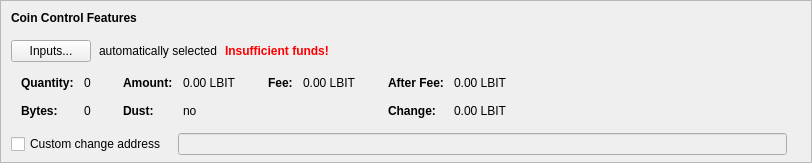
    <widget class="QFrame" name="frameCoinControl">
     <property name="sizePolicy">
      <sizepolicy hsizetype="Expanding" vsizetype="Expanding">
       <horstretch>0</horstretch>
       <verstretch>0</verstretch>
      </sizepolicy>
     </property>
     <property name="maximumSize">
      <size>
       <width>16777215</width>
       <height>16777215</height>
      </size>
     </property>
     <property name="frameShape">
      <enum>QFrame::StyledPanel</enum>
     </property>
     <property name="frameShadow">
      <enum>QFrame::Sunken</enum>
     </property>
     <layout class="QVBoxLayout" name="verticalLayoutCoinControl2">
      <property name="spacing">
       <number>0</number>
      </property>
      <property name="leftMargin">
       <number>0</number>
      </property>
      <property name="topMargin">
       <number>0</number>
      </property>
      <property name="rightMargin">
       <number>0</number>
      </property>
      <property name="bottomMargin">
       <number>6</number>
      </property>
      <item>
       <layout class="QVBoxLayout" name="verticalLayoutCoinControl" stretch="0,0,0,0,1">
        <property name="spacing">
         <number>0</number>
        </property>
        <property name="leftMargin">
         <number>10</number>
        </property>
        <property name="topMargin">
         <number>10</number>
        </property>
        <item>
         <layout class="QHBoxLayout" name="horizontalLayoutCoinControl1">
          <property name="bottomMargin">
           <number>15</number>
          </property>
          <item>
           <widget class="QLabel" name="labelCoinControlFeatures">
            <property name="sizePolicy">
             <sizepolicy hsizetype="Preferred" vsizetype="Maximum">
              <horstretch>0</horstretch>
              <verstretch>0</verstretch>
             </sizepolicy>
            </property>
            <property name="font">
             <font>
              <weight>75</weight>
              <bold>true</bold>
             </font>
            </property>
            <property name="styleSheet">
             <string notr="true">font-weight:bold;</string>
            </property>
            <property name="text">
             <string>Coin Control Features</string>
            </property>
           </widget>
          </item>
         </layout>
        </item>
        <item>
         <layout class="QHBoxLayout" name="horizontalLayoutCoinControl2" stretch="0,0,0,0">
          <property name="spacing">
           <number>8</number>
          </property>
          <property name="bottomMargin">
           <number>10</number>
          </property>
          <item>
           <widget class="QPushButton" name="pushButtonCoinControl">
            <property name="styleSheet">
             <string notr="true"/>
            </property>
            <property name="text">
             <string>Inputs...</string>
            </property>
            <property name="autoDefault">
             <bool>false</bool>
            </property>
           </widget>
          </item>
          <item>
           <widget class="QLabel" name="labelCoinControlAutomaticallySelected">
            <property name="text">
             <string>automatically selected</string>
            </property>
            <property name="margin">
             <number>5</number>
            </property>
           </widget>
          </item>
          <item>
           <widget class="QLabel" name="labelCoinControlInsuffFunds">
            <property name="font">
             <font>
              <weight>75</weight>
              <bold>true</bold>
             </font>
            </property>
            <property name="styleSheet">
             <string notr="true">color:red;font-weight:bold;</string>
            </property>
            <property name="text">
             <string>Insufficient funds!</string>
            </property>
            <property name="margin">
             <number>5</number>
            </property>
           </widget>
          </item>
          <item>
           <spacer name="horizontalSpacerCoinControl">
            <property name="orientation">
             <enum>Qt::Horizontal</enum>
            </property>
            <property name="sizeHint" stdset="0">
             <size>
              <width>40</width>
              <height>1</height>
             </size>
            </property>
           </spacer>
          </item>
         </layout>
        </item>
        <item>
         <widget class="QWidget" name="widgetCoinControl" native="true">
          <property name="sizePolicy">
           <sizepolicy hsizetype="Preferred" vsizetype="Preferred">
            <horstretch>0</horstretch>
            <verstretch>0</verstretch>
           </sizepolicy>
          </property>
          <property name="minimumSize">
           <size>
            <width>0</width>
            <height>0</height>
           </size>
          </property>
          <property name="styleSheet">
           <string notr="true"/>
          </property>
          <layout class="QHBoxLayout" name="horizontalLayoutCoinControl5">
           <property name="leftMargin">
            <number>0</number>
           </property>
           <property name="topMargin">
            <number>0</number>
           </property>
           <property name="rightMargin">
            <number>0</number>
           </property>
           <property name="bottomMargin">
            <number>0</number>
           </property>
           <item>
            <layout class="QHBoxLayout" name="horizontalLayoutCoinControl3" stretch="0,0,0,1">
             <property name="spacing">
              <number>20</number>
             </property>
             <property name="topMargin">
              <number>0</number>
             </property>
             <property name="bottomMargin">
              <number>10</number>
             </property>
             <item>
              <layout class="QFormLayout" name="formLayoutCoinControl1">
               <property name="horizontalSpacing">
                <number>10</number>
               </property>
               <property name="verticalSpacing">
                <number>14</number>
               </property>
               <property name="leftMargin">
                <number>10</number>
               </property>
               <property name="topMargin">
                <number>4</number>
               </property>
               <property name="rightMargin">
                <number>6</number>
               </property>
               <item row="0" column="0">
                <widget class="QLabel" name="labelCoinControlQuantityText">
                 <property name="font">
                  <font>
                   <weight>75</weight>
                   <bold>true</bold>
                  </font>
                 </property>
                 <property name="text">
                  <string>Quantity:</string>
                 </property>
                 <property name="margin">
                  <number>0</number>
                 </property>
                </widget>
               </item>
               <item row="0" column="1">
                <widget class="QLabel" name="labelCoinControlQuantity">
                 <property name="cursor">
                  <cursorShape>IBeamCursor</cursorShape>
                 </property>
                 <property name="contextMenuPolicy">
                  <enum>Qt::ActionsContextMenu</enum>
                 </property>
                 <property name="text">
                  <string notr="true">0</string>
                 </property>
                 <property name="margin">
                  <number>0</number>
                 </property>
                 <property name="textInteractionFlags">
                  <set>Qt::LinksAccessibleByMouse|Qt::TextSelectableByKeyboard|Qt::TextSelectableByMouse</set>
                 </property>
                </widget>
               </item>
               <item row="1" column="0">
                <widget class="QLabel" name="labelCoinControlBytesText">
                 <property name="font">
                  <font>
                   <weight>75</weight>
                   <bold>true</bold>
                  </font>
                 </property>
                 <property name="text">
                  <string>Bytes:</string>
                 </property>
                </widget>
               </item>
               <item row="1" column="1">
                <widget class="QLabel" name="labelCoinControlBytes">
                 <property name="cursor">
                  <cursorShape>IBeamCursor</cursorShape>
                 </property>
                 <property name="contextMenuPolicy">
                  <enum>Qt::ActionsContextMenu</enum>
                 </property>
                 <property name="text">
                  <string notr="true">0</string>
                 </property>
                 <property name="textInteractionFlags">
                  <set>Qt::LinksAccessibleByMouse|Qt::TextSelectableByKeyboard|Qt::TextSelectableByMouse</set>
                 </property>
                </widget>
               </item>
              </layout>
             </item>
             <item>
              <layout class="QFormLayout" name="formLayoutCoinControl2">
               <property name="horizontalSpacing">
                <number>10</number>
               </property>
               <property name="verticalSpacing">
                <number>14</number>
               </property>
               <property name="leftMargin">
                <number>6</number>
               </property>
               <property name="topMargin">
                <number>4</number>
               </property>
               <property name="rightMargin">
                <number>6</number>
               </property>
               <item row="0" column="0">
                <widget class="QLabel" name="labelCoinControlAmountText">
                 <property name="font">
                  <font>
                   <weight>75</weight>
                   <bold>true</bold>
                  </font>
                 </property>
                 <property name="text">
                  <string>Amount:</string>
                 </property>
                 <property name="margin">
                  <number>0</number>
                 </property>
                </widget>
               </item>
               <item row="0" column="1">
                <widget class="QLabel" name="labelCoinControlAmount">
                 <property name="cursor">
                  <cursorShape>IBeamCursor</cursorShape>
                 </property>
                 <property name="contextMenuPolicy">
                  <enum>Qt::ActionsContextMenu</enum>
                 </property>
                 <property name="text">
                  <string notr="true">0.00 LBIT</string>
                 </property>
                 <property name="textInteractionFlags">
                  <set>Qt::LinksAccessibleByMouse|Qt::TextSelectableByKeyboard|Qt::TextSelectableByMouse</set>
                 </property>
                </widget>
               </item>
               <item row="1" column="0">
                <widget class="QLabel" name="labelCoinControlLowOutputText">
                 <property name="font">
                  <font>
                   <weight>75</weight>
                   <bold>true</bold>
                  </font>
                 </property>
                 <property name="text">
                  <string>Dust:</string>
                 </property>
                </widget>
               </item>
               <item row="1" column="1">
                <widget class="QLabel" name="labelCoinControlLowOutput">
                 <property name="cursor">
                  <cursorShape>IBeamCursor</cursorShape>
                 </property>
                 <property name="contextMenuPolicy">
                  <enum>Qt::ActionsContextMenu</enum>
                 </property>
                 <property name="text">
                  <string notr="true">no</string>
                 </property>
                 <property name="textInteractionFlags">
                  <set>Qt::LinksAccessibleByMouse|Qt::TextSelectableByKeyboard|Qt::TextSelectableByMouse</set>
                 </property>
                </widget>
               </item>
              </layout>
             </item>
             <item>
              <layout class="QFormLayout" name="formLayoutCoinControl3">
               <property name="horizontalSpacing">
                <number>10</number>
               </property>
               <property name="verticalSpacing">
                <number>14</number>
               </property>
               <property name="leftMargin">
                <number>6</number>
               </property>
               <property name="topMargin">
                <number>4</number>
               </property>
               <property name="rightMargin">
                <number>6</number>
               </property>
               <item row="0" column="0">
                <widget class="QLabel" name="labelCoinControlFeeText">
                 <property name="font">
                  <font>
                   <weight>75</weight>
                   <bold>true</bold>
                  </font>
                 </property>
                 <property name="text">
                  <string>Fee:</string>
                 </property>
                 <property name="margin">
                  <number>0</number>
                 </property>
                </widget>
               </item>
               <item row="0" column="1">
                <widget class="QLabel" name="labelCoinControlFee">
                 <property name="cursor">
                  <cursorShape>IBeamCursor</cursorShape>
                 </property>
                 <property name="contextMenuPolicy">
                  <enum>Qt::ActionsContextMenu</enum>
                 </property>
                 <property name="text">
                  <string notr="true">0.00 LBIT</string>
                 </property>
                 <property name="textInteractionFlags">
                  <set>Qt::LinksAccessibleByMouse|Qt::TextSelectableByKeyboard|Qt::TextSelectableByMouse</set>
                 </property>
                </widget>
               </item>
              </layout>
             </item>
             <item>
              <layout class="QFormLayout" name="formLayoutCoinControl4">
               <property name="horizontalSpacing">
                <number>10</number>
               </property>
               <property name="verticalSpacing">
                <number>14</number>
               </property>
               <property name="leftMargin">
                <number>6</number>
               </property>
               <property name="topMargin">
                <number>4</number>
               </property>
               <property name="rightMargin">
                <number>6</number>
               </property>
               <item row="0" column="0">
                <widget class="QLabel" name="labelCoinControlAfterFeeText">
                 <property name="font">
                  <font>
                   <weight>75</weight>
                   <bold>true</bold>
                  </font>
                 </property>
                 <property name="text">
                  <string>After Fee:</string>
                 </property>
                 <property name="margin">
                  <number>0</number>
                 </property>
                </widget>
               </item>
               <item row="0" column="1">
                <widget class="QLabel" name="labelCoinControlAfterFee">
                 <property name="cursor">
                  <cursorShape>IBeamCursor</cursorShape>
                 </property>
                 <property name="contextMenuPolicy">
                  <enum>Qt::ActionsContextMenu</enum>
                 </property>
                 <property name="text">
                  <string notr="true">0.00 LBIT</string>
                 </property>
                 <property name="textInteractionFlags">
                  <set>Qt::LinksAccessibleByMouse|Qt::TextSelectableByKeyboard|Qt::TextSelectableByMouse</set>
                 </property>
                </widget>
               </item>
               <item row="1" column="0">
                <widget class="QLabel" name="labelCoinControlChangeText">
                 <property name="font">
                  <font>
                   <weight>75</weight>
                   <bold>true</bold>
                  </font>
                 </property>
                 <property name="text">
                  <string>Change:</string>
                 </property>
                </widget>
               </item>
               <item row="1" column="1">
                <widget class="QLabel" name="labelCoinControlChange">
                 <property name="cursor">
                  <cursorShape>IBeamCursor</cursorShape>
                 </property>
                 <property name="contextMenuPolicy">
                  <enum>Qt::ActionsContextMenu</enum>
                 </property>
                 <property name="text">
                  <string notr="true">0.00 LBIT</string>
                 </property>
                 <property name="textInteractionFlags">
                  <set>Qt::LinksAccessibleByMouse|Qt::TextSelectableByKeyboard|Qt::TextSelectableByMouse</set>
                 </property>
                </widget>
               </item>
              </layout>
             </item>
            </layout>
           </item>
          </layout>
         </widget>
        </item>
        <item>
         <layout class="QHBoxLayout" name="horizontalLayoutCoinControl4" stretch="0,0,0">
          <property name="spacing">
           <number>12</number>
          </property>
          <property name="sizeConstraint">
           <enum>QLayout::SetDefaultConstraint</enum>
          </property>
          <property name="topMargin">
           <number>5</number>
          </property>
          <property name="rightMargin">
           <number>5</number>
          </property>
          <item>
           <widget class="QCheckBox" name="checkBoxCoinControlChange">
            <property name="toolTip">
             <string>If this is activated, but the change address is empty or invalid, change will be sent to a newly generated address.</string>
            </property>
            <property name="text">
             <string>Custom change address</string>
            </property>
           </widget>
          </item>
          <item>
           <widget class="QValidatedLineEdit" name="lineEditCoinControlChange">
            <property name="enabled">
             <bool>false</bool>
            </property>
            <property name="sizePolicy">
             <sizepolicy hsizetype="Expanding" vsizetype="Fixed">
              <horstretch>0</horstretch>
              <verstretch>0</verstretch>
             </sizepolicy>
            </property>
           </widget>
          </item>
          <item>
           <widget class="QLabel" name="labelCoinControlChangeLabel">
            <property name="sizePolicy">
             <sizepolicy hsizetype="Preferred" vsizetype="Expanding">
              <horstretch>0</horstretch>
              <verstretch>0</verstretch>
             </sizepolicy>
            </property>
            <property name="minimumSize">
             <size>
              <width>0</width>
              <height>0</height>
             </size>
            </property>
            <property name="text">
             <string/>
            </property>
            <property name="margin">
             <number>3</number>
            </property>
           </widget>
          </item>
         </layout>
        </item>
        <item>
         <spacer name="verticalSpacerCoinControl">
          <property name="orientation">
           <enum>Qt::Vertical</enum>
          </property>
          <property name="sizeHint" stdset="0">
           <size>
            <width>800</width>
            <height>1</height>
           </size>
          </property>
         </spacer>
        </item>
       </layout>
      </item>
     </layout>
    </widget>
